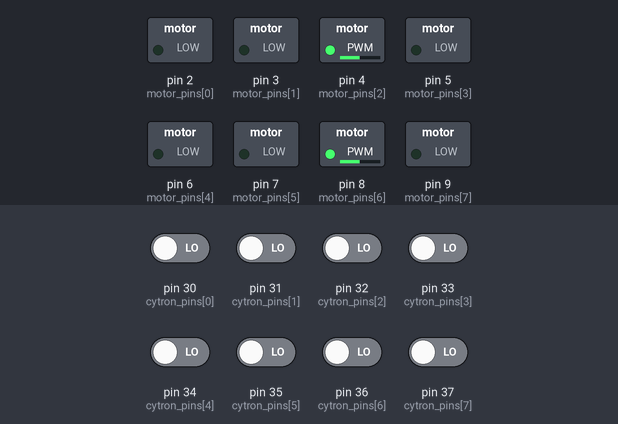
Bench run of a sketch on a simulated Arduino Mega 2560, built with avr-gcc and run on an emulated ATmega2560. Shown: switched loads named in the sketch (green lamp = pin HIGH). Inputs (shaded band) come from the test bench; at power-on: pin 30 (cytron_pins[0]), pin 31 (cytron_pins[1]), pin 32 (cytron_pins[2]), pin 33 (cytron_pins[3]), pin 34 (cytron_pins[4]), pin 35 (cytron_pins[5]), pin 36 (cytron_pins[6]), pin 37 (cytron_pins[7]) LOW.

Above: at 1.2 s.
1.3 s: pin 30 (cytron_pins[0]) driven HIGH
At 2.2 s:
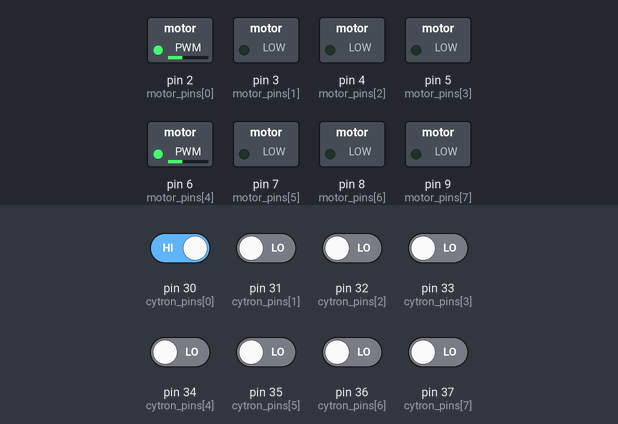
2.8 s: pin 32 (cytron_pins[2]) driven HIGH
At 3.4 s:
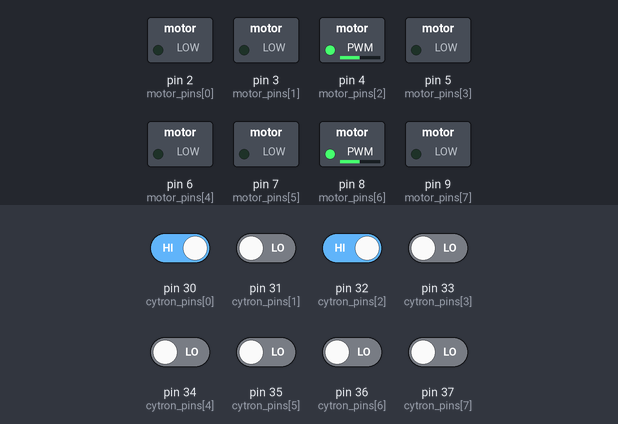
4.3 s: pin 32 (cytron_pins[2]) driven LOW
At 5.5 s:
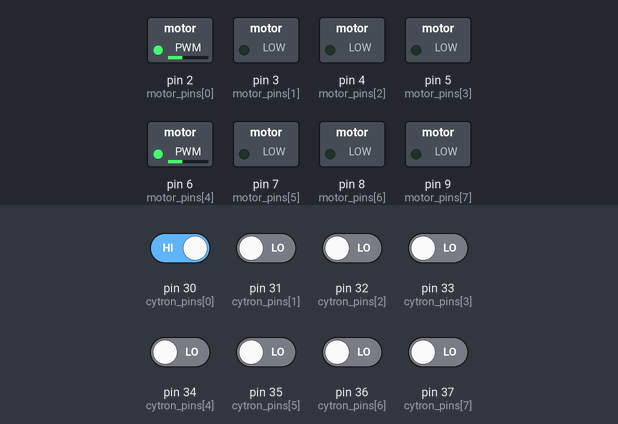
5.8 s: pin 30 (cytron_pins[0]) driven LOW
At 6.9 s:
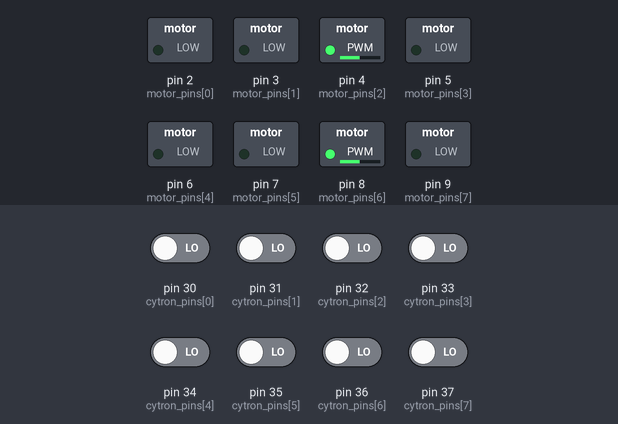
7.3 s: pin 32 (cytron_pins[2]) driven HIGH and pin 33 (cytron_pins[3]) driven HIGH
At 8.0 s:
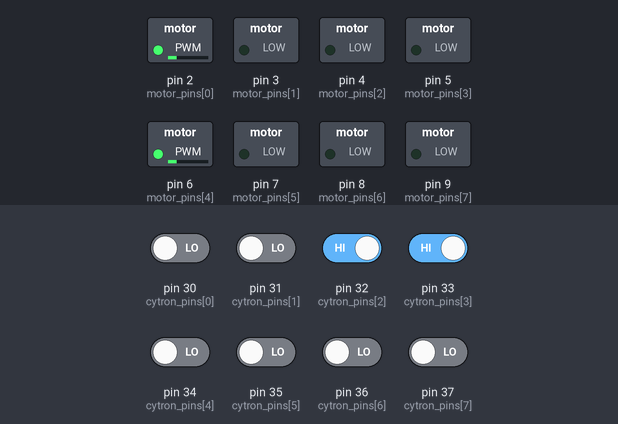
Timing chart, 0 to 9.8 s (numbered marks = the images above; inputs shaded):
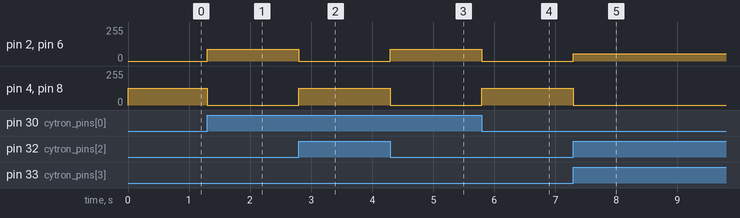

Measured:
- after the input at 1.3 s, pin 2 (motor_pins[0]), pin 6 (motor_pins[4]): 0/255 → 90/255 at once; pin 4 (motor_pins[2]), pin 8 (motor_pins[6]): 125/255 → 0/255 at once
- after the input at 2.8 s, pin 2 (motor_pins[0]), pin 6 (motor_pins[4]): 90/255 → 0/255 at once; pin 4 (motor_pins[2]), pin 8 (motor_pins[6]): 0/255 → 125/255 at once
- after the input at 4.3 s, pin 2 (motor_pins[0]), pin 6 (motor_pins[4]): 0/255 → 90/255 at once; pin 4 (motor_pins[2]), pin 8 (motor_pins[6]): 125/255 → 0/255 at once
- after the input at 5.8 s, pin 2 (motor_pins[0]), pin 6 (motor_pins[4]): 90/255 → 0/255 at once; pin 4 (motor_pins[2]), pin 8 (motor_pins[6]): 0/255 → 125/255 at once
- after the input at 7.3 s, pin 2 (motor_pins[0]), pin 6 (motor_pins[4]): 0/255 → 55/255 at once; pin 4 (motor_pins[2]), pin 8 (motor_pins[6]): 125/255 → 0/255 at once

The sketch:

cytron.ino
```cpp
//Readings from cytron stored in this
int readings[] = { -10, -10, -10, -10, -10, -10, -10, -10};

//Speed of each wheel
int speed_wheel[] = {0, 0, 0, 0, 0, 0, 0, 0};

//To Mosfet - Each cuople for 1 motor (1,0-Forward)(0,1-Backward)
int motor_pins[] = {2, 3, 4, 5, 6, 7, 8, 9};

//Sensor pins from Cytron
int cytron_pins[] = {30, 31, 32, 33, 34, 35, 36, 37};

//Initialization of pins
void init() {
  for (int i = 0; i < 8; i++) {
    pinMode(motor_pins[i], OUTPUT);
    digitalWrite(motor_pins[i], LOW);
    pinMode(cytron_pins[i], INPUT);
  }
}
int white = HIGH, black = LOW;
void set_speed() {
  for (int i = 0; i < 8; i++) {
    analogWrite(motor_pins[i], speed_wheel[i]);
  }

}
void assign_speed(int motor1CW, int motor1CCW, int motor2CW, int motor2CCW, int motor3CW, int motor3CCW , int motor4CW , int motor4CCW) {
  int temp[] = {motor1CW, motor1CCW, motor2CW, motor2CCW, motor3CW, motor3CCW, motor4CW, motor4CCW};
  for (int i = 0; i < 8; i++) {
    speed_wheel[i] = temp[i];
  }


}
void setup() {
  init();

}


//Read from Cytron
void read_cytron() {
  for (int i = 0; i < 8; i++) {
    readings[i] = digitalRead(cytron_pins[i]);
  }
}

/*
   -3:lefttt
   -2:leftt
   -1:left
   0:centre
   1:right
   2:rightt
   3:righttt
   -100:left junc
   100:right junc
   1000:all white
   10000:all black
*/
int position_sensor() {
  if (readings[0] == white  && readings[2] == black && readings[3] == black && readings[4] == black && readings[5] == black && readings[6] == black && readings[7] == black) {
    return -3;//lefttt
  }
  if (readings[0] == black && readings[1] == white && readings[2] == white && readings[3] == black && readings[4] == black && readings[5] == black && readings[6] == black && readings[7] == black) {
    return -2;//leftt
  }
  if (readings[0] == black && readings[1] == black && readings[2] == white && readings[3] == white && readings[4] == black && readings[5] == black && readings[6] == black && readings[7] == black) {
    return -1;//left
  }
  if (readings[0] == black && readings[1] == black && readings[2] == black && readings[3] == white && readings[4] == white && readings[5] == black && readings[6] == black && readings[7] == black) {
    return 0;//centre
  }
  if (readings[0] == black && readings[1] == black && readings[2] == black && readings[3] == black && readings[4] == white && readings[5] == white && readings[6] == black && readings[7] == black) {
    return 1;//right
  }
  if (readings[0] == black && readings[1] == black && readings[2] == black && readings[3] == black && readings[4] == black && readings[5] == white && readings[6] == white && readings[7] == black) {
    return 2;//rightt
  }
  if (readings[0] == black && readings[1] == black && readings[2] == black && readings[3] == black && readings[4] == black && readings[5] == black  && readings[7] == white) {
    return 3;//righttt
  }
  if (readings[0] == white && readings[1] == white && readings[2] == white && readings[3] == white && readings[4] == white && readings[5] == black && readings[6] == black && readings[7] == black) {
    return -100;//left junction
  }
  if (readings[0] == black && readings[1] == black && readings[2] == black && readings[3] == white && readings[4] == white && readings[5] == white && readings[6] == white && readings[7] == white) {
    return 100;//right junction
  }
  if (readings[0] == white && readings[1] == white && readings[2] == white && readings[3] == black && readings[4] == white && readings[5] == white && readings[6] == white && readings[7] == white) {
    return 1000;//all white
    if (readings[0] == black && readings[1] == black && readings[2] == black && readings[3] == black && readings[4] == black && readings[5] == black && readings[6] == black && readings[7] == black) {
      return 10000;//all black
    }

  }
}

void loop() {
  read_cytron();
  set_speed();
  if (position_sensor() == 0) {
    assign_speed(0, 0, 125, 0, 0, 0, 125, 0);
    Serial.println("0");

  }
  if (position_sensor() == -1) {
    assign_speed(55, 0, 0, 0, 55, 0, 0, 0);
Serial.println("-1");

  }
  if (position_sensor() == -2) {
    assign_speed(70, 0, 0, 0, 70, 0, 0, 0);
Serial.println("-2");
  }

  if (position_sensor() == -3) {
    assign_speed(90, 0, 0, 0, 90, 0, 0, 0);
Serial.println("-3");
  }

  if (position_sensor == 1) {
    assign_speed(0, 55, 0, 0, 0, 55, 0, 0);
Serial.println("1");

  }
  if (position_sensor == 2) {
    assign_speed(0, 70, 0, 0, 0, 70, 0, 0);
Serial.println("2");
  }
  if (position_sensor == 3) {
    assign_speed(0, 90, 0, 0, 0, 90, 0, 0);
Serial.println("3");
  }
  if (position_sensor == 10000) {
    assign_speed(0, 0, 0, 0, 0, 0, 0, 0);
Serial.println("10000");
  }


}
```
